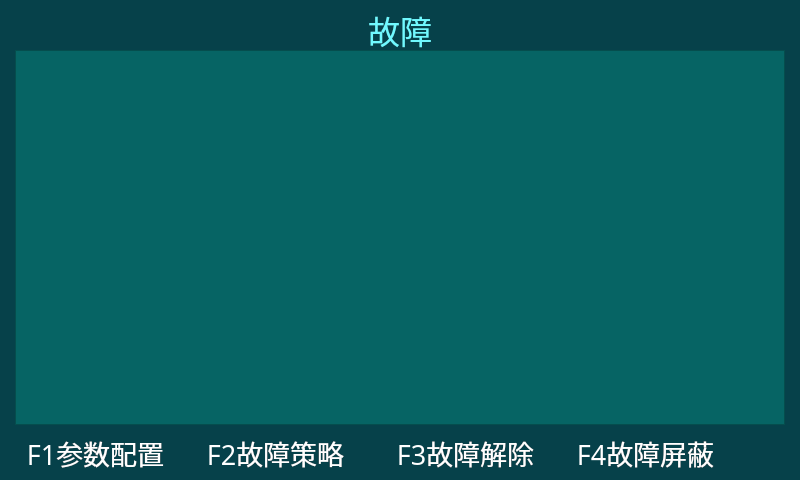
<?xml version="1.0" encoding="UTF-8"?>
<ui version="4.0">
 <class>fault_diagnosis_diaplsy</class>
 <widget class="QDialog" name="fault_diagnosis_diaplsy">
  <property name="geometry">
   <rect>
    <x>0</x>
    <y>0</y>
    <width>800</width>
    <height>480</height>
   </rect>
  </property>
  <property name="windowTitle">
   <string>Dialog</string>
  </property>
  <widget class="QLabel" name="fault_name_label">
   <property name="geometry">
    <rect>
     <x>0</x>
     <y>10</y>
     <width>800</width>
     <height>40</height>
    </rect>
   </property>
   <property name="font">
    <font>
     <family>YouSheBiaoTiHei</family>
     <pointsize>24</pointsize>
    </font>
   </property>
   <property name="styleSheet">
    <string notr="true">color: rgb(112,249,255);</string>
   </property>
   <property name="text">
    <string>故障</string>
   </property>
   <property name="alignment">
    <set>Qt::AlignCenter</set>
   </property>
  </widget>
  <widget class="QTextBrowser" name="fault_dignosis_text">
   <property name="geometry">
    <rect>
     <x>15</x>
     <y>50</y>
     <width>770</width>
     <height>375</height>
    </rect>
   </property>
   <property name="font">
    <font>
     <family>YouSheBiaoTiHei</family>
     <pointsize>24</pointsize>
    </font>
   </property>
   <property name="styleSheet">
    <string notr="true">background-color: rgb(6, 100, 100);
color: rgb(255, 255, 255);</string>
   </property>
   <property name="html">
    <string>&lt;!DOCTYPE HTML PUBLIC &quot;-//W3C//DTD HTML 4.0//EN&quot; &quot;http://www.w3.org/TR/REC-html40/strict.dtd&quot;&gt;
&lt;html&gt;&lt;head&gt;&lt;meta name=&quot;qrichtext&quot; content=&quot;1&quot; /&gt;&lt;style type=&quot;text/css&quot;&gt;
p, li { white-space: pre-wrap; }
&lt;/style&gt;&lt;/head&gt;&lt;body style=&quot; font-family:'YouSheBiaoTiHei'; font-size:24pt; font-weight:400; font-style:normal;&quot;&gt;
&lt;p style=&quot;-qt-paragraph-type:empty; margin-top:0px; margin-bottom:0px; margin-left:0px; margin-right:0px; -qt-block-indent:0; text-indent:0px;&quot;&gt;&lt;br /&gt;&lt;/p&gt;&lt;/body&gt;&lt;/html&gt;</string>
   </property>
  </widget>
  <widget class="QLabel" name="label">
   <property name="geometry">
    <rect>
     <x>0</x>
     <y>0</y>
     <width>800</width>
     <height>480</height>
    </rect>
   </property>
   <property name="styleSheet">
    <string notr="true">background-color: rgb(6, 65, 74);</string>
   </property>
   <property name="text">
    <string/>
   </property>
  </widget>
  <widget class="QLabel" name="label_float">
   <property name="geometry">
    <rect>
     <x>750</x>
     <y>427</y>
     <width>50</width>
     <height>50</height>
    </rect>
   </property>
   <property name="text">
    <string/>
   </property>
   <property name="pixmap">
    <pixmap resource="window/resources.qrc">:/new/login/image/fault/buoy_add.png</pixmap>
   </property>
   <property name="scaledContents">
    <bool>true</bool>
   </property>
  </widget>
  <widget class="QLabel" name="label_2">
   <property name="geometry">
    <rect>
     <x>20</x>
     <y>425</y>
     <width>151</width>
     <height>45</height>
    </rect>
   </property>
   <property name="text">
    <string/>
   </property>
   <property name="pixmap">
    <pixmap resource="window/resources.qrc">:/new/login/image/fault/press_unselect.png</pixmap>
   </property>
   <property name="scaledContents">
    <bool>true</bool>
   </property>
  </widget>
  <widget class="QLabel" name="label_3">
   <property name="geometry">
    <rect>
     <x>200</x>
     <y>425</y>
     <width>151</width>
     <height>45</height>
    </rect>
   </property>
   <property name="text">
    <string/>
   </property>
   <property name="pixmap">
    <pixmap resource="window/resources.qrc">:/new/login/image/fault/press_unselect.png</pixmap>
   </property>
   <property name="scaledContents">
    <bool>true</bool>
   </property>
  </widget>
  <widget class="QLabel" name="label_4">
   <property name="geometry">
    <rect>
     <x>390</x>
     <y>425</y>
     <width>151</width>
     <height>45</height>
    </rect>
   </property>
   <property name="text">
    <string/>
   </property>
   <property name="pixmap">
    <pixmap resource="window/resources.qrc">:/new/login/image/fault/press_unselect.png</pixmap>
   </property>
   <property name="scaledContents">
    <bool>true</bool>
   </property>
  </widget>
  <widget class="QLabel" name="label_5">
   <property name="geometry">
    <rect>
     <x>570</x>
     <y>425</y>
     <width>151</width>
     <height>45</height>
    </rect>
   </property>
   <property name="text">
    <string/>
   </property>
   <property name="pixmap">
    <pixmap resource="window/resources.qrc">:/new/login/image/fault/press_unselect.png</pixmap>
   </property>
   <property name="scaledContents">
    <bool>true</bool>
   </property>
  </widget>
  <widget class="QLabel" name="label_6">
   <property name="geometry">
    <rect>
     <x>20</x>
     <y>430</y>
     <width>151</width>
     <height>45</height>
    </rect>
   </property>
   <property name="font">
    <font>
     <family>YouSheBiaoTiHei</family>
     <pointsize>20</pointsize>
    </font>
   </property>
   <property name="styleSheet">
    <string notr="true">color: rgb(255, 255, 255);</string>
   </property>
   <property name="text">
    <string>F1参数配置</string>
   </property>
   <property name="alignment">
    <set>Qt::AlignCenter</set>
   </property>
  </widget>
  <widget class="QLabel" name="label_7">
   <property name="geometry">
    <rect>
     <x>200</x>
     <y>430</y>
     <width>151</width>
     <height>45</height>
    </rect>
   </property>
   <property name="font">
    <font>
     <family>YouSheBiaoTiHei</family>
     <pointsize>20</pointsize>
    </font>
   </property>
   <property name="styleSheet">
    <string notr="true">color: rgb(255, 255, 255);</string>
   </property>
   <property name="text">
    <string>F2故障策略</string>
   </property>
   <property name="alignment">
    <set>Qt::AlignCenter</set>
   </property>
  </widget>
  <widget class="QLabel" name="label_8">
   <property name="geometry">
    <rect>
     <x>390</x>
     <y>430</y>
     <width>151</width>
     <height>45</height>
    </rect>
   </property>
   <property name="font">
    <font>
     <family>YouSheBiaoTiHei</family>
     <pointsize>20</pointsize>
    </font>
   </property>
   <property name="styleSheet">
    <string notr="true">color: rgb(255, 255, 255);</string>
   </property>
   <property name="text">
    <string>F3故障解除</string>
   </property>
   <property name="alignment">
    <set>Qt::AlignCenter</set>
   </property>
  </widget>
  <widget class="QLabel" name="label_9">
   <property name="geometry">
    <rect>
     <x>570</x>
     <y>430</y>
     <width>151</width>
     <height>45</height>
    </rect>
   </property>
   <property name="font">
    <font>
     <family>YouSheBiaoTiHei</family>
     <pointsize>20</pointsize>
    </font>
   </property>
   <property name="styleSheet">
    <string notr="true">color: rgb(255, 255, 255);</string>
   </property>
   <property name="text">
    <string>F4故障屏蔽</string>
   </property>
   <property name="alignment">
    <set>Qt::AlignCenter</set>
   </property>
  </widget>
  <zorder>label</zorder>
  <zorder>fault_name_label</zorder>
  <zorder>fault_dignosis_text</zorder>
  <zorder>label_float</zorder>
  <zorder>label_2</zorder>
  <zorder>label_3</zorder>
  <zorder>label_4</zorder>
  <zorder>label_5</zorder>
  <zorder>label_6</zorder>
  <zorder>label_7</zorder>
  <zorder>label_8</zorder>
  <zorder>label_9</zorder>
 </widget>
 <resources>
  <include location="window/resources.qrc"/>
 </resources>
 <connections/>
</ui>
